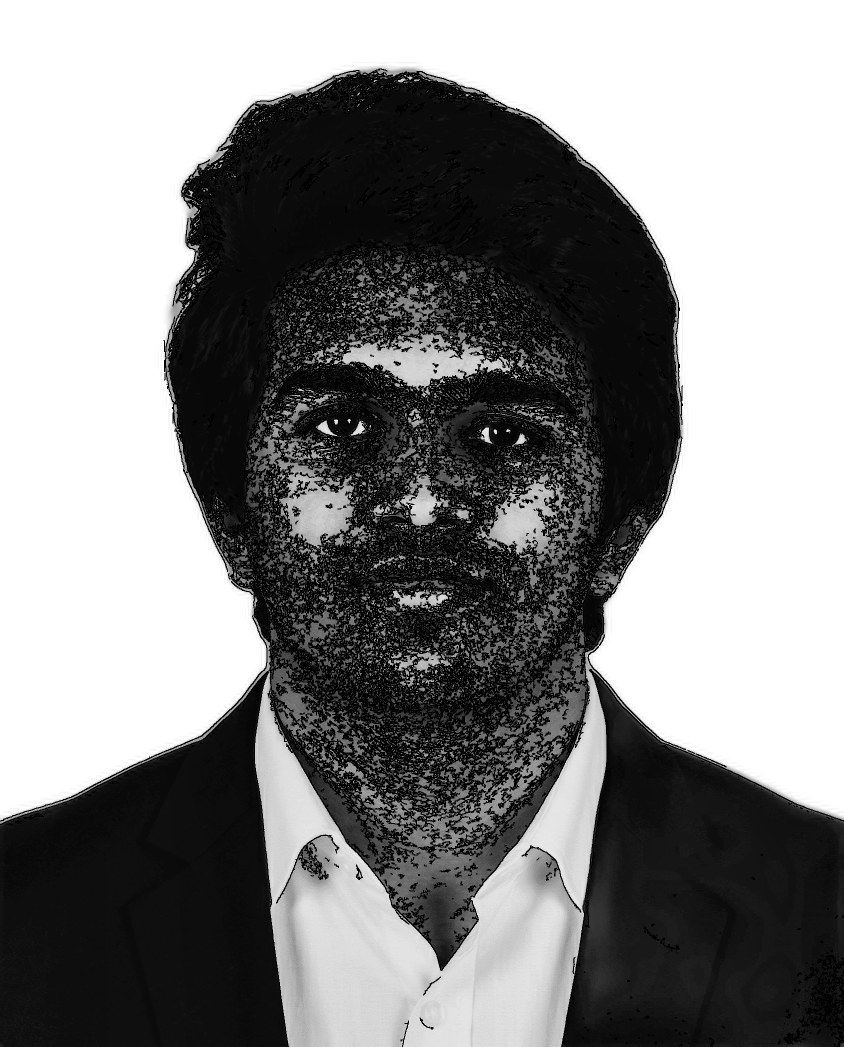
#> input picture source-prepped.png, 1687 x 2094 px, found by its file name (shown at 1/2 size)
$ python make_ascii_svg.py
#> lines starting #> are read from the running program, lines starting #| are printed output that depends on the picture
import os
import sys
from PIL import Image

def main():
    prepped_path = "source-prepped.png"
    output_path = "avi-ascii.svg"

    if not os.path.exists(prepped_path):
        print(f"Error: Prepped image '{prepped_path}' not found. Run prep_photo.py first.")
        sys.exit(1)

    img = Image.open(prepped_path)
#> img is the input picture: PIL image 1687x2094 L; min 0, max 255, mean 134.6

    # 1. Monospace character aspect ratio correction (width / height of monospace char ~0.50)
    char_aspect = 0.50
    target_width = 110
    img_w, img_h = img.size
#> img_w = 1687; img_h = 2094
    img_aspect = img_w / img_h
#> img_aspect = 0.806

    # Calculate target height to preserve aspect ratio
    target_height = int(target_width / (img_aspect / char_aspect))
#> target_height = 68

    # Resize the prepped image to the target grid
    img_resized = img.resize((target_width, target_height), Image.Resampling.LANCZOS)
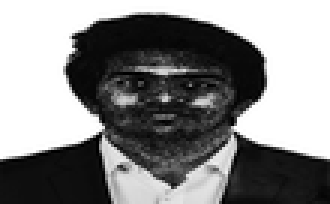
#> img_resized: PIL image 110x68 L (shown 3 times larger); min 0, max 255, mean 134.4

    # Min-max normalization to stretch contrast in the final thumbnail
    min_val = img_resized.getextrema()[0]
#> min_val = 0
    max_val = img_resized.getextrema()[1]
#> max_val = 255
    if max_val > min_val:
        img_resized = img_resized.point(lambda p: int((p - min_val) / (max_val - min_val) * 255))
    pixels = img_resized.load()

    # 2. Ramp selection: bright (sparse) to dark (dense)
    # The leading space maps to white/transparent background, preventing noise on background.
    RAMP = " .`:-=+*cs#%@"

    ascii_rows = []
    for y in range(target_height):
        row_chars = []
        for x in range(target_width):
            brightness = pixels[x, y]
            # Invert brightness so black maps to dense character, white maps to space
            inverted = 255 - brightness
            idx = int(inverted / 256.0 * len(RAMP))
            row_chars.append(RAMP[idx])

        # XML escape special characters
        row_str = "".join(row_chars)
        row_str = row_str.replace("&", "&amp;").replace("<", "&lt;").replace(">", "&gt;").replace('"', "&quot;")
        ascii_rows.append(row_str)
#> after the loop, ascii_rows = 68 items

    # SVG parameters
    svg_width = 370
    row_height = 5.0
    font_size = 5.0

    # Header starts at y=0, text grid starts at y=55
    padding_top = 55
    padding_bottom = 15
    svg_height = int(padding_top + target_height * row_height + padding_bottom)
#> svg_height = 410

    # Check if we need static rendering
    is_static = os.environ.get("STATIC") == "1"

    # Stagger parameters
    start_delay = 0.05
    stagger_delay = 0.03
    row_dur = 0.25

    svg = []
    svg.append(f'<svg xmlns="http://www.w3.org/2000/svg" viewBox="0 0 {svg_width} {svg_height}" width="{svg_width}" height="{svg_height}">')

    # CSS Styles
    svg.append('  <style>')
    svg.append('    .ascii-text {')
    svg.append('      font-family: ui-monospace, SFMono-Regular, SF Mono, Menlo, Consolas, Liberation Mono, monospace;')
    svg.append(f'      font-size: {font_size}px;')
    svg.append(f'      line-height: {row_height}px;')
    svg.append('      font-weight: bold;')
    svg.append('      fill: #cbd5e1; /* slate-300 */')
    svg.append('      white-space: pre;')
    svg.append('    }')
    svg.append('    .window-title {')
    svg.append('      font-family: ui-monospace, SFMono-Regular, SF Mono, Menlo, Consolas, Liberation Mono, monospace;')
    svg.append('      font-size: 11px;')
    svg.append('      fill: #8b949e;')
    svg.append('    }')
    svg.append('  </style>')

    # Definitions for ClipPaths and animations
    svg.append('  <defs>')
    if not is_static:
        for i in range(target_height):
            y_rect = padding_top + i * row_height - row_height + 1.5
            start = start_delay + i * stagger_delay
            svg.append(f'    <clipPath id="clip-{i}">')
            svg.append(f'      <rect x="0" y="{y_rect:.1f}" width="0" height="{row_height:.1f}">')
            svg.append(f'        <animate attributeName="width" from="0" to="{svg_width}" begin="{start:.2f}s" dur="{row_dur:.2f}s" fill="freeze" />')
            svg.append('      </rect>')
            svg.append('    </clipPath>')
    svg.append('  </defs>')

    # Background card
    svg.append(f'  <rect x="0.5" y="0.5" width="{svg_width - 1}" height="{svg_height - 1}" rx="8" fill="#0d1117" stroke="#30363d" stroke-width="1" />')

    # Window controls (macOS style window control dots)
    svg.append('  <circle cx="20" cy="20" r="5" fill="#ff5f56" />')
    svg.append('  <circle cx="36" cy="20" r="5" fill="#ffbd2e" />')
    svg.append('  <circle cx="52" cy="20" r="5" fill="#27c93f" />')
    svg.append(f'  <text x="72" y="24" class="window-title">mjenius@github: ~/whoami</text>')
    svg.append(f'  <line x1="0" y1="40" x2="{svg_width}" y2="40" stroke="#30363d" stroke-width="1" />')

    # Text lines
    for i, row in enumerate(ascii_rows):
        y_pos = padding_top + i * row_height
        clip_attr = f' clip-path="url(#clip-{i})"' if not is_static else ''
        svg.append(f'  <text x="12" y="{y_pos:.1f}" class="ascii-text" textLength="{svg_width - 24}" lengthAdjust="spacing"{clip_attr}>{row}</text>')

        # Cursor for each line (only if not static)
        if not is_static:
            start = start_delay + i * stagger_delay
            y_cursor = y_pos - font_size + 0.5
            svg.append(f'  <rect x="12" y="{y_cursor:.1f}" width="5" height="{font_size:.1f}" fill="#39d353" opacity="0">')
            svg.append(f'    <animate attributeName="x" from="12" to="{svg_width - 12}" begin="{start:.2f}s" dur="{row_dur:.2f}s" fill="freeze" />')
            svg.append(f'    <animate attributeName="opacity" values="0;1;1;0" keyTimes="0;0.05;0.95;1" begin="{start:.2f}s" dur="{row_dur:.2f}s" fill="freeze" />')
            svg.append('  </rect>')
#> this loop made 68 passes
#> (y_pos, clip_attr, start, y_cursor) on passes 1 to 12: (55, ' clip-path="url(#clip-0)"', 0.05, 50.5), (60, ' clip-path="url(#clip-1)"', 0.08, 55.5), (65, ' clip-path="url(#clip-2)"', 0.11, 60.5), (70, ' clip-path="url(#clip-3)"', 0.14, 65.5), (75, ' clip-path="url(#clip-4)"', 0.17, 70.5), (80, ' clip-path="url(#clip-5)"', 0.2, 75.5), (85, ' clip-path="url(#clip-6)"', 0.23, 80.5), (90, ' clip-path="url(#clip-7)"', 0.26, 85.5), (95, ' clip-path="url(#clip-8)"', 0.29, 90.5), (100, ' clip-path="url(#clip-9)"', 0.32, 95.5), (105, ' clip-path="url(#clip-10)"', 0.35, 100.5), (110, ' clip-path="url(#clip-11)"', 0.38, 105.5)
#> (y_pos, start, y_cursor) on passes 61 to 66: (355, 1.85, 350.5), (360, 1.88, 355.5), (365, 1.91, 360.5), (370, 1.94, 365.5), (375, 1.97, 370.5), (380, 2, 375.5)
#> after the loop, svg = 704 items

    svg.append('</svg>')

    # Write to output file
    with open(output_path, "w", encoding="utf-8") as f:
        f.write("\n".join(svg))
    print(f"ASCII SVG portrait successfully generated and saved to {output_path}")

if __name__ == "__main__":
    main()
